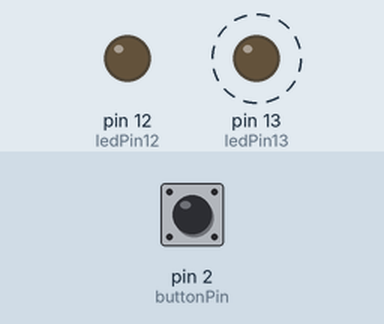
This sketch was run on a simulated Arduino Uno, built with avr-gcc and run on an emulated ATmega328P. Shown: output pins drawn as LEDs (lit = HIGH). Dashed ring = blinking. The inputs (shaded band) are chosen by the test bench; at power-on: pin 2 (buttonPin) LOW.

Above: at 3.8 s.
3.9 s: pin 2 (buttonPin) pulled HIGH for 1.3 s
At 4.4 s:
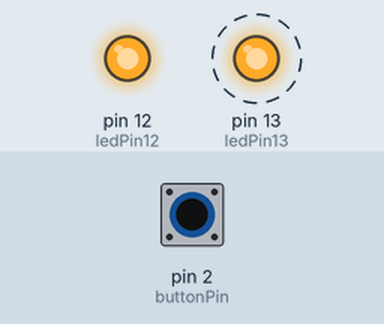
7.4 s: pin 2 (buttonPin) pulled HIGH for 3.2 s
At 11.4 s:
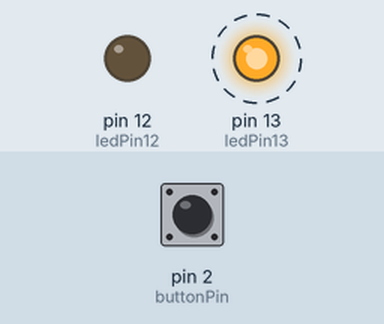
Timing chart, 0 to 18.1 s (numbered marks = the images above; inputs shaded):
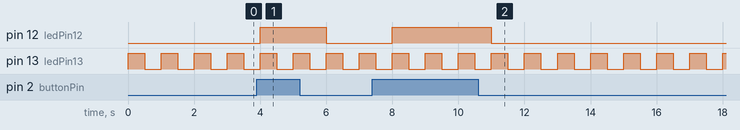

The sketch:

gpt02_button1.ino
```cpp
// Definizione dei pin
int ledPin13 = 13; // LED sul pin 13
int ledPin12 = 12; // LED sul pin 12
int buttonPin = 2; // Pulsante sul pin 2
int buttonState = 0; // Variabile per memorizzare lo stato del pulsante

void setup() {
  // Imposta i pin dei LED come output
  pinMode(ledPin13, OUTPUT);
  pinMode(ledPin12, OUTPUT);

  // Imposta il pin del pulsante come input
  pinMode(buttonPin, INPUT);
}

void loop() {
  // Far lampeggiare il LED sul pin 13
  digitalWrite(ledPin13, HIGH);
  delay(500); // LED acceso per 500ms
  digitalWrite(ledPin13, LOW);
  delay(500); // LED spento per 500ms

  // Legge lo stato del pulsante
  buttonState = digitalRead(buttonPin);

  // Se il pulsante è premuto (stato HIGH), accendi il LED sul pin 12
  if (buttonState == HIGH) {
    digitalWrite(ledPin12, HIGH);
  } else {
    // Altrimenti, spegni il LED sul pin 12
    digitalWrite(ledPin12, LOW);
  }
}
```

Measured:
- after the input at 3.9 s, pin 12 (ledPin12): LOW → HIGH after 0.10 s, → LOW 2.0 s later
- after the input at 7.4 s, pin 12 (ledPin12): LOW → HIGH after 0.60 s, → LOW 3.0 s later
- by itself, pin 13 (ledPin13): alternates HIGH for 0.50 s and LOW for 0.50 s
